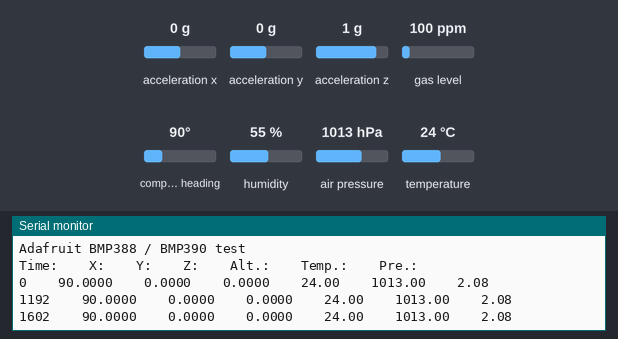
Simulated run of this sketch. Board: Arduino Uno, built with avr-gcc and run on an emulated ATmega328P. On the bench: the last lines printed to the serial monitor. The test bench sets the inputs (shaded band); at power-on: acceleration x 0 g, acceleration y 0 g, acceleration z 1 g, compass heading 90°, air pressure 1013 hPa, gas level 100 ppm, humidity 55 %, temperature 24 °C.

Above: at 2.2 s.
2.3 s: acceleration x set to -1.4 g
At 2.52 s:
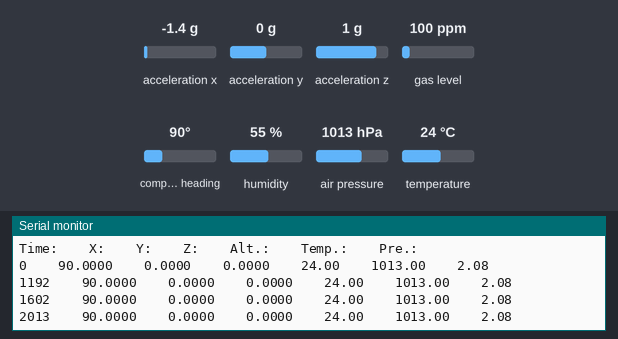
5.3 s: acceleration y set to -1.4 g
At 5.4 s:
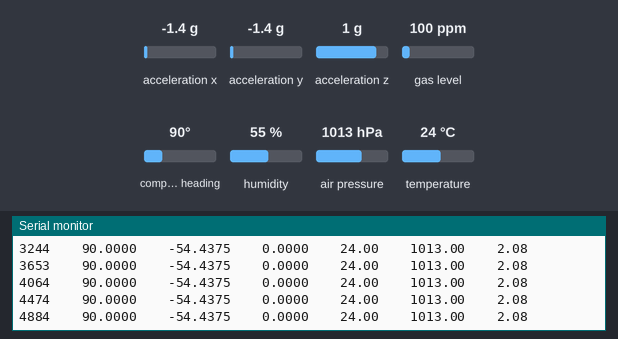
6.8 s: acceleration z set to -1.4 g
At 7.04 s:
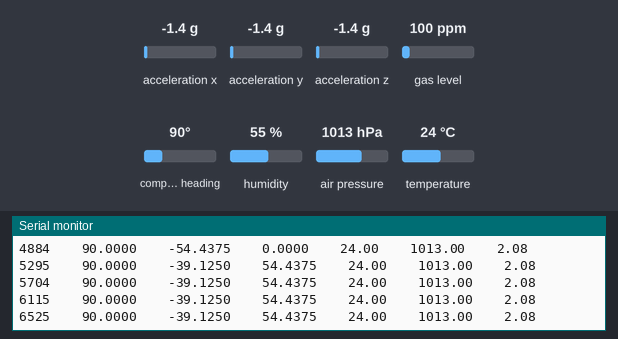
9.8 s: compass heading set to 7°
At 9.91 s:
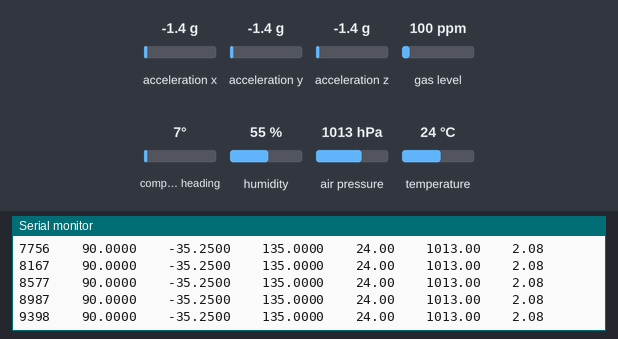
11.3 s: air pressure set to 952 hPa
At 11.55 s:
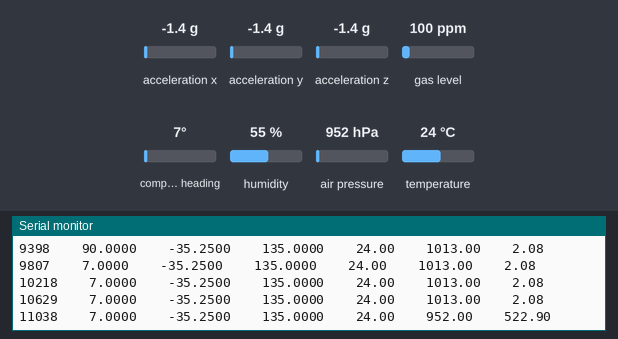
Timing chart, 0 to 13.8 s (numbered marks = the images above; inputs shaded):
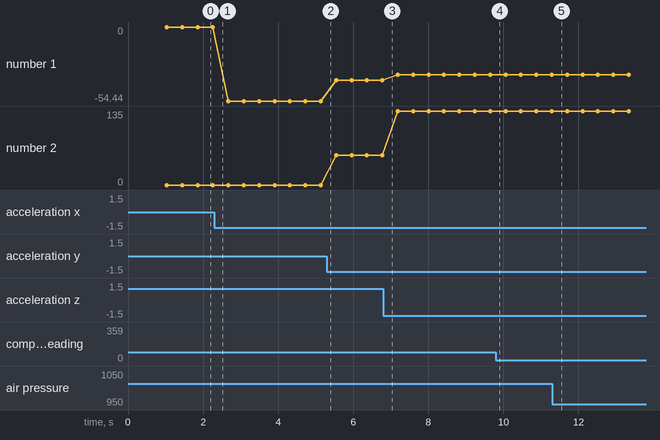

Measured:
- plotted number 1: 0 → -54.44 after the input at 2.3 s, -54.44 → -39.12 after the input at 5.3 s, -39.12 → -35.25 after the input at 6.8 s
- plotted number 2: 0 → 54.44 after the input at 5.3 s, 54.44 → 135 after the input at 6.8 s

The sketch:

Data_Logger.ino
```cpp
#include <Wire.h>
#include <Adafruit_Sensor.h>
#include <Adafruit_BNO055.h>
#include <utility/imumaths.h>
#include "Adafruit_BMP3XX.h"

#define SEALEVELPRESSURE_HPA (1013.25)

Adafruit_BMP3XX bmp;
Adafruit_BNO055 bno = Adafruit_BNO055(55);

unsigned long clocktime;

void setup(void)
{
  Serial.begin(9600);
  Serial.println("Orientation Sensor Test");

  /* Initialise the sensor */
  if(!bno.begin())
  {
    /* There was a problem detecting the BNO055 ... check your connections */
    Serial.print("Ooops, no BNO055 detected ... Check your wiring or I2C ADDR!");
    while(1);
  }

  Serial.println("Adafruit BMP388 / BMP390 test");

  if (!bmp.begin_I2C()) {   // hardware I2C mode, can pass in address & alt Wire
    //if (! bmp.begin_SPI(BMP_CS)) {  // hardware SPI mode
    //if (! bmp.begin_SPI(BMP_CS, BMP_SCK, BMP_MISO, BMP_MOSI)) {  // software SPI mode
    Serial.println("Could not find a valid BMP388 sensor, check wiring!");
    while (1);
  }

  // Set up oversampling and filter initialization
  bmp.setTemperatureOversampling(BMP3_OVERSAMPLING_8X);
  bmp.setPressureOversampling(BMP3_OVERSAMPLING_4X);
  bmp.setIIRFilterCoeff(BMP3_IIR_FILTER_COEFF_3);
  bmp.setOutputDataRate(BMP3_ODR_50_HZ);

  Serial.println("Time:\t\tX:\t\tY:\t\tZ:\t\tAlt.:\t\tTemp.:\t\tPre.:");

  delay(1000);

//  bno.setExtCrystalUse(true);
}

void loop(void)
{
  Serial.print(clocktime);
  Serial.print("\t\t");
  // BMP DATA
  /* Get a new sensor event */
  sensors_event_t event;
  bno.getEvent(&event);

  /* Display the floating point data */
  Serial.print(event.orientation.x, 4);
  Serial.print("\t\t");
  Serial.print(event.orientation.y, 4);
  Serial.print("\t\t");
  Serial.print(event.orientation.z, 4);
  Serial.print("\t\t");

  // BMP DATA
  if (! bmp.performReading()) {
    Serial.println("Failed to perform reading :(");
    return;
  }
  //Serial.print("Temperature = ");
  Serial.print(bmp.temperature);
  Serial.print("\t\t");

  //Serial.print("Pressure = ");
  Serial.print(bmp.pressure / 100.0);
  Serial.print("\t\t");

  //Serial.print("Approx. Altitude = ");
  Serial.print(bmp.readAltitude(SEALEVELPRESSURE_HPA));
  Serial.println("\t\t");

  Serial.println("");

  clocktime = millis();
  delay(250);
}
```
